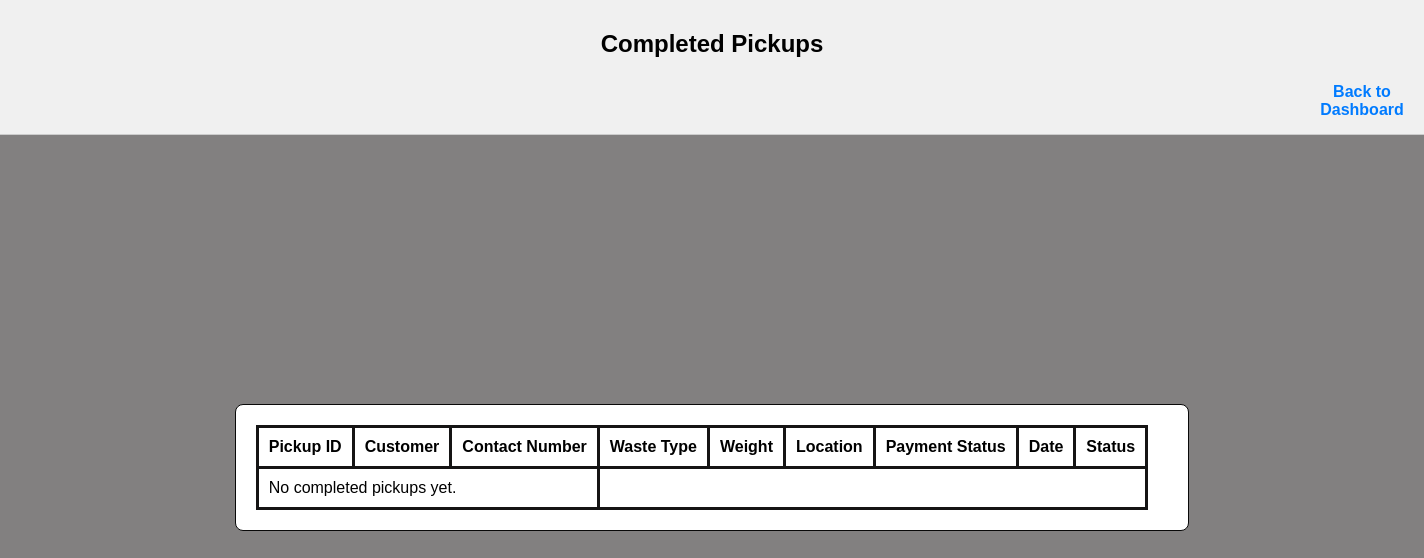
The page /completed/ on the database as committed earlier.
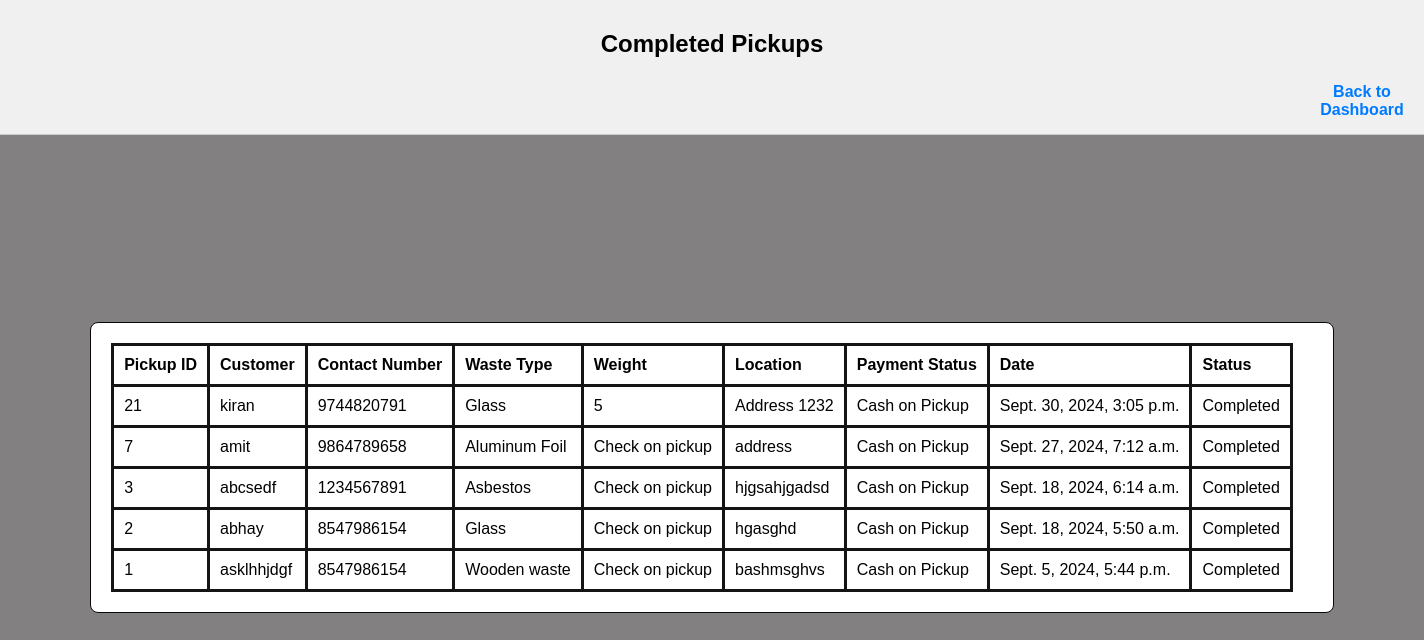
The same page on the database as committed later.
### WM_app/models.py (models this page shows, shortened)
class Pickup(models.Model):
    pickup_id=models.AutoField(primary_key=True)
    customer=models.CharField(max_length=255)
    contact_number=models.CharField(max_length=15)
    waste_type=models.CharField(max_length=50)
    weight=models.CharField(max_length=50)
    location=models.TextField()
    payment_status=models.CharField(max_length=50)
    date=models.DateTimeField(default=timezone.now)
    pickup_status=models.CharField(max_length=50,default='Pending')

### WM_app/views.py (the view)
# urls.py: path('completed/',views.completed_pickups,name='completed'),
def completed_pickups(request):
    completed_pickup_ids=CompletedPickup.objects.values_list('Completed_Pickid',flat=True)
    Pickup.objects.filter(pickup_id__in=completed_pickup_ids).update(pickup_status='Completed')
    completed_pickups=Pickup.objects.filter(pickup_status='Completed').order_by('-date')
    context = {
        'completed_pickups': completed_pickups,
    }
    return render(request,"completed.html", context)

### template/completed.html (shortened to what this page needs)
<!DOCTYPE html>
<html lang="en">
<head>
    {% load static %}
</head>
<body>
    <header class="header">
        <h2>Completed Pickups</h2>
        <div class="title-container">
            <div class="links">
                <a href="{% url 'adm_dash' %}" class="pickup-link">Back to Dashboard</a>
            </div>
        </div>
    </header>
    <div class="container">
        <div class="table-container">
            <table>
                <thead>
                    <tr>
                        <th>Pickup ID</th>
                        <th>Customer</th>
                        <th>Contact Number</th>
                        <th>Waste Type</th>
                        <th>Weight</th>
                        <th>Location</th>
                        <th>Payment Status</th>
                        <th>Date</th>
                        <th>Status</th>
                    </tr>
                </thead>
                <tbody>
                    {% for pickup in completed_pickups %}
                    <tr>
                        <td>{{ pickup.pickup_id }}</td>
                        <td>{{ pickup.customer }}</td>
                        <td>{{ pickup.contact_number }}</td>
                        <td>{{ pickup.waste_type }}</td>
                        <td>{{ pickup.weight }}</td>
                        <td>{{ pickup.location }}</td>
                        <td>{{ pickup.payment_status }}</td>
                        <td>{{ pickup.date }}</td>
                        <td>{{ pickup.pickup_status }}</td>
                    </tr>
                    {% empty %}
                    <tr>
                        <td colspan="3">No completed pickups yet.</td>
                    </tr>
                    {% endfor %}
                </tbody>
            </table>
        </div>
    </div>
</body>
</html>

Rows that differ between the two databases and show on the page:
added Pickup: pickup_id "21", customer "kiran", contact_number "9744820791", waste_type "Glass", weight "5", location "Address 1232", payment_status "Cash on Pickup", date "Sept. 30, 2024, 3:05 p.m.", pickup_status "Completed"
added Pickup: pickup_id "7", customer "amit", contact_number "9864789658", waste_type "Aluminum Foil", weight "Check on pickup", location "address", payment_status "Cash on Pickup", date "Sept. 27, 2024, 7:12 a.m.", pickup_status "Completed"
now on this page (row edited): Pickup: pickup_id "3", customer "abcsedf", contact_number "1234567891", waste_type "Asbestos", weight "Check on pickup", location "hjgsahjgadsd", payment_status "Cash on Pickup", date "Sept. 18, 2024, 6:14 a.m.", pickup_status "Completed"
now on this page (row edited): Pickup: pickup_id "2", customer "abhay", contact_number "8547986154", waste_type "Glass", weight "Check on pickup", location "hgasghd", payment_status "Cash on Pickup", date "Sept. 18, 2024, 5:50 a.m.", pickup_status "Completed"
now on this page (row edited): Pickup: pickup_id "1", customer "asklhhjdgf", contact_number "8547986154", waste_type "Wooden waste", weight "Check on pickup", location "bashmsghvs", payment_status "Cash on Pickup", date "Sept. 5, 2024, 5:44 p.m.", pickup_status "Completed"
Other text that changed with them:
text no longer shown: "No completed pickups yet."
